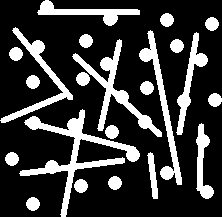
#> input picture Labs/lab4/art3.bmp, 222 x 217 px
$ python Aula_04_exe_05.py
#> lines starting #> are read from the running program, lines starting #| are printed output that depends on the picture; after the words box and inside, x2 and y2 are one past the last pixel; in counts of white or black regions, pixels touching at a corner belong together
import sys
import numpy as np
import cv2

image_art3 = cv2.imread( "art3.bmp" , cv2.IMREAD_GRAYSCALE )
#> image_art3: shape (217, 222); 22.2% white; 22 white regions, largest, box (x1, y1, x2, y2) and area: (19, 109, 140, 217) 2271, (72, 39, 162, 137) 1502, (139, 30, 182, 185) 1227
image_art2 = cv2.imread( "art2.bmp" , cv2.IMREAD_GRAYSCALE )
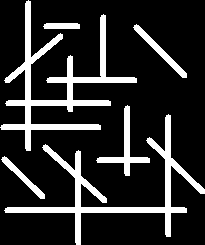
#> input picture Labs/lab4/art2.bmp, 205 x 245 px
#> image_art2: shape (245, 205); 16.9% white; 6 white regions, box (x1, y1, x2, y2) and area: (0, 0, 137, 151) 3611, (4, 114, 205, 245) 3181, (96, 105, 150, 176) 696, (133, 24, 187, 78) 459, (1, 156, 45, 199) 346, (43, 23, 80, 29) 213

# binary images
ret, image_art3_bin = cv2.threshold(image_art3, 120, 255, cv2.THRESH_BINARY)
ret, image_art2_bin = cv2.threshold(image_art2, 120, 255, cv2.THRESH_BINARY)

# erosion followed by dilation
kernel = cv2.getStructuringElement(cv2.MORPH_ELLIPSE, (11,11))
image_art3_er = cv2.erode(image_art3_bin, kernel)
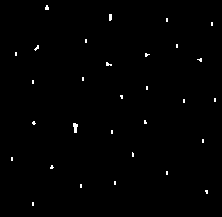
#> image_art3_er: shape (217, 222); 0.67% white in thin lines or dots, all inside (x1, y1, x2, y2) = (11, 5, 216, 206)
image_art3_op = cv2.dilate(image_art3_er, kernel)
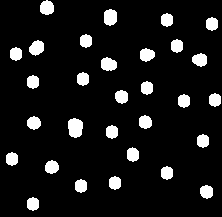
#> image_art3_op: shape (217, 222); 9.2% white; 30 white regions, largest, box (x1, y1, x2, y2) and area: (68, 118, 83, 138) 244, (104, 9, 117, 26) 185, (101, 57, 117, 71) 176

kernel = np.ones((9,3), np.uint8)
image_art2_er1 = cv2.erode(image_art2_bin, kernel)
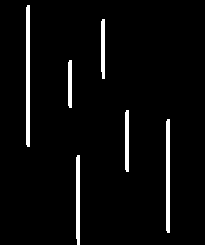
#> image_art2_er1: shape (245, 205); 4% white; 6 white regions, box (x1, y1, x2, y2) and area: (26, 5, 30, 147) 564, (166, 119, 170, 233) 452, (76, 155, 80, 245) 352, (125, 110, 129, 172) 244, (101, 19, 105, 79) 231, (68, 60, 72, 108) 188
image_art2_op1 = cv2.dilate(image_art2_er1, kernel)
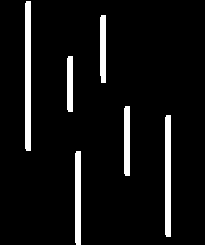
#> image_art2_op1: shape (245, 205); 6.6% white; 6 white regions, box (x1, y1, x2, y2) and area: (25, 1, 31, 151) 896, (165, 115, 171, 237) 728, (75, 151, 81, 245) 560, (124, 106, 130, 176) 416, (100, 15, 106, 83) 399, (67, 56, 73, 112) 332

kernel = np.ones((3,9), np.uint8)
image_art2_er2 = cv2.erode(image_art2_bin, kernel)
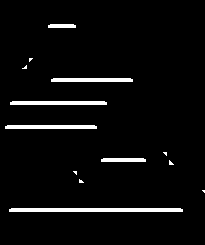
#> image_art2_er2: shape (245, 205); 4.2% white; 13 white regions (7 under 20 px), largest, box (x1, y1, x2, y2) and area: (9, 208, 183, 212) 692, (10, 101, 107, 105) 384, (5, 125, 97, 129) 364, (51, 78, 133, 82) 324, (101, 158, 146, 162) 176, (48, 24, 76, 28) 108
image_art2_op2 = cv2.dilate(image_art2_er2, kernel)
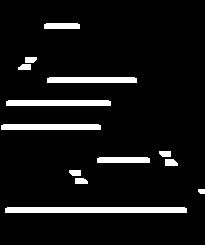
#> image_art2_op2: shape (245, 205); 7.6% white; 13 white regions, largest, box (x1, y1, x2, y2) and area: (5, 207, 187, 213) 1088, (6, 100, 111, 106) 626, (1, 124, 101, 130) 596

cv2.imshow('Orginal Art3', image_art3)
cv2.imshow('Orginal Art2', image_art2)
cv2.imshow('Opened Art3', image_art3_op)
cv2.imshow('Opened Art2 9x3', image_art2_op1)
cv2.imshow('Opened Art2 3x9', image_art2_op2)

cv2.waitKey(0)
